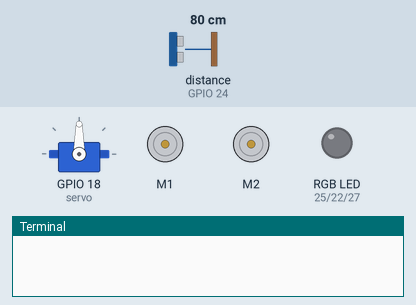
A program run on a simulated Raspberry Pi (BCM pin numbers). Parts: servo, 2 × DC motor (green arrow = forward, orange = backward, longer = faster), an RGB LED mixed from three pins (HIGH = lit), the last lines printed to the terminal. The test bench sets the inputs (shaded band); at power-on: distance to the obstacle (sensor on GPIO 24) 80 cm. The echo pulse lasts 58.3 µs per cm; motors are numbered in the order the program creates them (left before right in a Robot); servo angles are drawn from the pulse width (0.5 ms = 0°, 2.5 ms = 180°).

Above: at 1.2 s.
1.3 s: distance to the obstacle (sensor on GPIO 24) set to 26 cm
At 1.3 s:
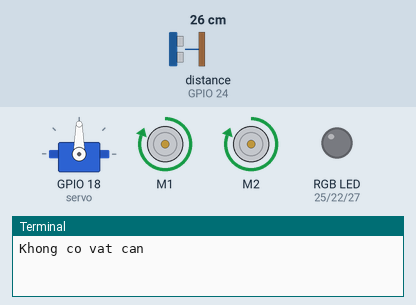
3.2 s: distance to the obstacle (sensor on GPIO 24) set to 21 cm
At 5.1 s:
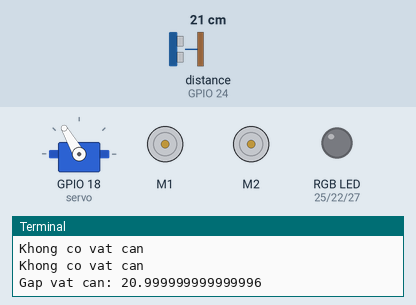
At 6.8 s:
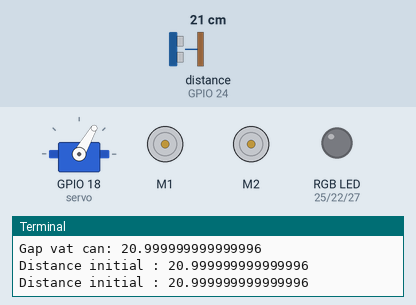
Timing chart, 0 to 17.8 s (numbered marks = the images above; inputs shaded):
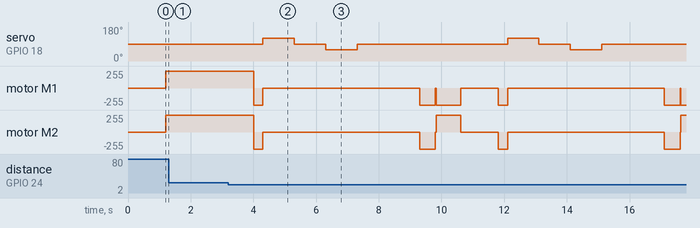

Measured:
- the behaviour switches between 25 and 24 cm on distance to the obstacle (sensor on GPIO 24) (found by bisection; images 1 and 2)
- after the input at 3.2 s, servo on GPIO 18 (servo): 90° → 120° after 1.1 s, → 90° 1.0 s later, → 60° 1.0 s later, → 90° 1.0 s later, … (8 changes in this stretch)

The program:

obstacleAvoidance.py
```python
import RPi.GPIO as GPIO
import time
from gpiozero import AngularServo, DistanceSensor, Robot

# Setup GPIO pins
myServoPin = 18
SERVO_DELAY_SEC = 0.001
servo = AngularServo(myServoPin, initial_angle=90, min_angle=0,max_angle=180)

# Set pin for Ultrasonic sensor
trigPin = 26
echoPin = 24
buzzer_pin = 17
#set pin for RGB LED
redPin = 25
greenPin = 22
bluePin = 27
# Set pin for Motor L9110s
motorA_1A = 12  # Motor A
motorA_1B = 13  # Motor A
motorB_1A = 10  # Motor B
motorB_1B = 11  # Motor B

sensor = DistanceSensor(echo=echoPin, trigger=trigPin, max_distance=3)

robot = Robot(right=(12, 13), left=(11, 10))

GPIO.setmode(GPIO.BCM)  # Use BCM numbering for all pins
# Set up motor pins as output
GPIO.setup(buzzer_pin, GPIO.OUT)
pwm = GPIO.PWM(buzzer_pin, 1000)  # 1000Hz frequency
pwm.start(0)  # Start PWM with 0% duty cycle (off)

# Set up RGB pins as output
GPIO.setup(redPin, GPIO.OUT)
GPIO.setup(greenPin, GPIO.OUT)
GPIO.setup(bluePin, GPIO.OUT)

global leftToRight, servoAngle,lastServoAngle,OBSTACLE_DISTANCE,OBSTACLE_DISTANCE_LOW,speedOffset,SONIC_TIMEOUT
# Recover data from servo
leftToRight = 0
servoAngle = 0
lastServoAngle = 0
OBSTACLE_DISTANCE = 25
OBSTACLE_DISTANCE_LOW = 20
speedOffset = 0
SONIC_TIMEOUT = 20


def blink(pin):
    GPIO.output(pin, GPIO.HIGH)

def turnOff(pin):
    GPIO.output(pin, GPIO.LOW)

def clearColor():
    turnOff(redPin)
    turnOff(bluePin)
    turnOff(greenPin)

def LightOff():
    turnOff(redPin)
    turnOff(greenPin)
    turnOff(bluePin)

def GetSonar():

    distanceUltrasonic = sensor.distance * 100  # From meter to Centimeter
    return distanceUltrasonic

def Scan():
    global servoAngle, lastServoAngle, OBSTACLE_DISTANCE, OBSTACLE_DISTANCE_LOW, speedOffset, SONIC_TIMEOUT  # Declare global variables
    scanAngle = [150, 90, 30]

    # Initialize variables
    distance = [0] * 3
    # Main logic
    for i in range(3):
        servo.angle = scanAngle[i]
        time.sleep(1)

        distance[i] = GetSonar()
        print(f"Distance initial : {distance[i]}")
        #time.sleep(1)
        #distance[i] = GetSonar()
        #print(f"Distance after 1s: {distance[i]}")

    print(f"distance[0]: { distance[0]}, {scanAngle[0]}")
    print(f"distance[1]: { distance[1]}, {scanAngle[1]}")
    print(f"distance[2]: { distance[2]}, {scanAngle[2]}")

    servo.angle = 90
    time.sleep(1)
    servo.angle = None
    time.sleep(1)

    return distance

def ObstacleAvoidance():
    global OBSTACLE_DISTANCE, OBSTACLE_DISTANCE_LOW
    servo.angle = 90
    time.sleep(1)
    for _ in range(12):
        distance_front = GetSonar()
        time.sleep(0.2)

        if distance_front < OBSTACLE_DISTANCE:
            print(f"Gap vat can: {distance_front}")
            robot.backward()
            time.sleep(0.3)
            robot.stop()

            distances = Scan()

            if distances[0] > OBSTACLE_DISTANCE:
                print("Re trai")
                robot.left()
                time.sleep(0.4)
            elif distances[2] > OBSTACLE_DISTANCE:
                print("Re phai")
                robot.right()
                time.sleep(0.3)
            else:
                print("Quay")
                robot.backward()
                time.sleep(0.5)
                robot.stop()
                robot.left()
                time.sleep(0.8)

            robot.stop()
            time.sleep(1)
        else:
            print("Khong co vat can")
            robot.forward()
            time.sleep(0.2)
def main():
    try:
#          scanAngle = [180,90,30]
#          for i in range(3):
#              print("Quay")
#              time.sleep(1)
#              servo.angle = scanAngle[i]
#              time.sleep(0.5)
#          servo.angle = 90
#          servo.detach()
        #distances = Scan()
        #time.sleep(1)
        #distances = Scan()
        ObstacleAvoidance()
        #robot.forward()
        #time.sleep(1)
        robot.stop()

    except KeyboardInterrupt:
        pass
    finally:
        GPIO.cleanup()
        robot.stop()# Ensure cleanup happens on exit

if __name__ == "__main__":
    main()
```
